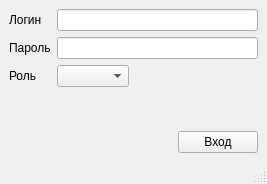
<?xml version="1.0" encoding="UTF-8"?>
<ui version="4.0">
 <class>LoginWindow</class>
 <widget class="QMainWindow" name="LoginWindow">
  <property name="geometry">
   <rect>
    <x>0</x>
    <y>0</y>
    <width>267</width>
    <height>184</height>
   </rect>
  </property>
  <property name="sizePolicy">
   <sizepolicy hsizetype="Fixed" vsizetype="Fixed">
    <horstretch>0</horstretch>
    <verstretch>0</verstretch>
   </sizepolicy>
  </property>
  <property name="windowTitle">
   <string>LoginWindow</string>
  </property>
  <widget class="QWidget" name="centralwidget">
   <layout class="QVBoxLayout" name="verticalLayout">
    <item>
     <layout class="QFormLayout" name="formLayout">
      <item row="0" column="0">
       <widget class="QLabel" name="label">
        <property name="text">
         <string>Логин</string>
        </property>
       </widget>
      </item>
      <item row="0" column="1">
       <widget class="QLineEdit" name="login_le"/>
      </item>
      <item row="1" column="0">
       <widget class="QLabel" name="label_2">
        <property name="text">
         <string>Пароль</string>
        </property>
       </widget>
      </item>
      <item row="1" column="1">
       <widget class="QLineEdit" name="password_le"/>
      </item>
      <item row="2" column="0">
       <widget class="QLabel" name="label_3">
        <property name="text">
         <string>Роль</string>
        </property>
       </widget>
      </item>
      <item row="2" column="1">
       <widget class="QComboBox" name="rank_cbox">
        <property name="sizePolicy">
         <sizepolicy hsizetype="Fixed" vsizetype="Fixed">
          <horstretch>0</horstretch>
          <verstretch>0</verstretch>
         </sizepolicy>
        </property>
       </widget>
      </item>
     </layout>
    </item>
    <item>
     <layout class="QHBoxLayout" name="horizontalLayout">
      <item>
       <spacer name="horizontalSpacer">
        <property name="orientation">
         <enum>Qt::Horizontal</enum>
        </property>
        <property name="sizeHint" stdset="0">
         <size>
          <width>40</width>
          <height>20</height>
         </size>
        </property>
       </spacer>
      </item>
      <item>
       <widget class="QPushButton" name="enter_btn">
        <property name="text">
         <string>Вход</string>
        </property>
       </widget>
      </item>
     </layout>
    </item>
   </layout>
  </widget>
  <widget class="QMenuBar" name="menubar">
   <property name="geometry">
    <rect>
     <x>0</x>
     <y>0</y>
     <width>267</width>
     <height>22</height>
    </rect>
   </property>
  </widget>
  <widget class="QStatusBar" name="statusbar"/>
 </widget>
 <resources/>
 <connections/>
</ui>
